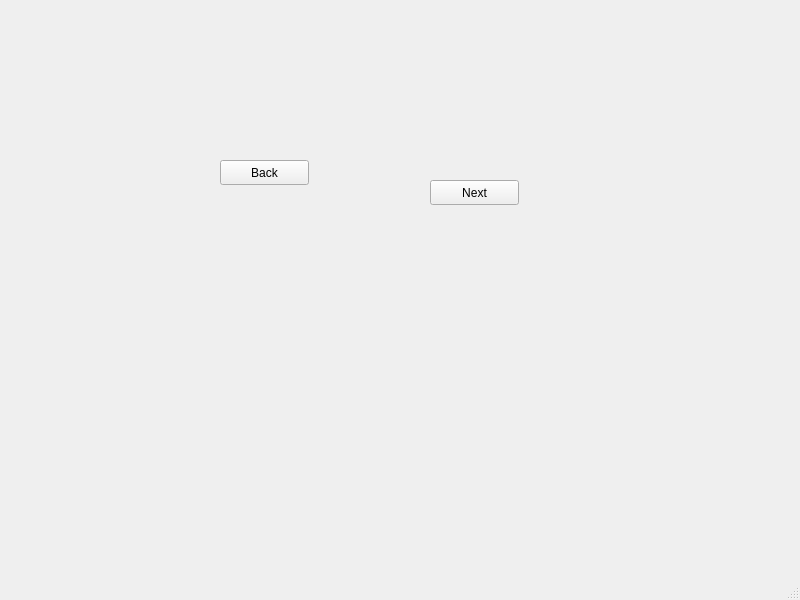
<?xml version="1.0" encoding="UTF-8"?>
<ui version="4.0">
 <class>MainWindow</class>
 <widget class="QMainWindow" name="MainWindow">
  <property name="geometry">
   <rect>
    <x>0</x>
    <y>0</y>
    <width>800</width>
    <height>600</height>
   </rect>
  </property>
  <property name="windowTitle">
   <string>MainWindow</string>
  </property>
  <widget class="QWidget" name="centralwidget">
   <widget class="QPushButton" name="btn_back">
    <property name="geometry">
     <rect>
      <x>220</x>
      <y>160</y>
      <width>89</width>
      <height>25</height>
     </rect>
    </property>
    <property name="text">
     <string>Back</string>
    </property>
   </widget>
   <widget class="QPushButton" name="btn_next">
    <property name="geometry">
     <rect>
      <x>430</x>
      <y>180</y>
      <width>89</width>
      <height>25</height>
     </rect>
    </property>
    <property name="text">
     <string>Next</string>
    </property>
   </widget>
  </widget>
  <widget class="QMenuBar" name="menubar">
   <property name="geometry">
    <rect>
     <x>0</x>
     <y>0</y>
     <width>800</width>
     <height>22</height>
    </rect>
   </property>
  </widget>
  <widget class="QStatusBar" name="statusbar"/>
 </widget>
 <resources/>
 <connections/>
</ui>
